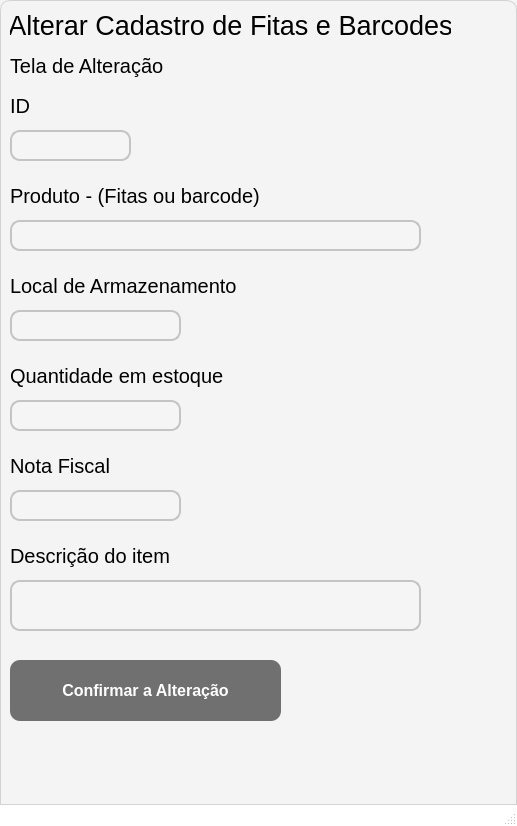
<?xml version="1.0" encoding="UTF-8"?>
<ui version="4.0">
 <class>MainWindow</class>
 <widget class="QMainWindow" name="MainWindow">
  <property name="geometry">
   <rect>
    <x>0</x>
    <y>0</y>
    <width>517</width>
    <height>826</height>
   </rect>
  </property>
  <property name="windowTitle">
   <string>MainWindow</string>
  </property>
  <property name="styleSheet">
   <string notr="true">QMainWindow {
    background-color: #f4f4f4; /* Fundo claro */
    border: 1px solid #d3d3d3; /* Bordas sutis */
    border-radius: 10px; /* Bordas arredondadas */
}

QMenuBar {
    background-color: #ffffff; /* Fundo do menu */
    border-bottom: 1px solid #d3d3d3; /* Linha separadora */
    font-size: 14px;
}

QMenuBar::item {
    padding: 5px 15px;
    background-color: transparent;
}

QMenuBar::item:selected {
    background-color: #e0e0e0; /* Destaque ao passar o mouse */
}

QStatusBar {
    background-color: #ffffff;
    border-top: 1px solid #d3d3d3;
    font-size: 12px;
    color: #606060;
}
</string>
  </property>
  <widget class="QWidget" name="centralwidget">
   <widget class="QLabel" name="label_5">
    <property name="geometry">
     <rect>
      <x>10</x>
      <y>270</y>
      <width>441</width>
      <height>31</height>
     </rect>
    </property>
    <property name="font">
     <font>
      <pointsize>15</pointsize>
     </font>
    </property>
    <property name="text">
     <string>Local de Armazenamento</string>
    </property>
   </widget>
   <widget class="QLabel" name="label_3">
    <property name="geometry">
     <rect>
      <x>10</x>
      <y>90</y>
      <width>441</width>
      <height>31</height>
     </rect>
    </property>
    <property name="font">
     <font>
      <pointsize>15</pointsize>
     </font>
    </property>
    <property name="text">
     <string>ID</string>
    </property>
   </widget>
   <widget class="QLineEdit" name="txtAlterarLocalArmazenamento">
    <property name="geometry">
     <rect>
      <x>10</x>
      <y>310</y>
      <width>171</width>
      <height>31</height>
     </rect>
    </property>
    <property name="font">
     <font>
      <family>Arial</family>
      <pointsize>-1</pointsize>
     </font>
    </property>
    <property name="styleSheet">
     <string notr="true">QLineEdit {
    border: 2px solid #c4c4c4;
    border-radius: 10px;
    padding: 8px;
    font-size: 14px;
    background-color: #f5f5f5;
}
QLineEdit:focus {
    border: 2px solid #6c63ff;
}
</string>
    </property>
   </widget>
   <widget class="QLineEdit" name="txtAlterarProduto">
    <property name="geometry">
     <rect>
      <x>10</x>
      <y>220</y>
      <width>411</width>
      <height>31</height>
     </rect>
    </property>
    <property name="font">
     <font>
      <family>Arial</family>
      <pointsize>-1</pointsize>
     </font>
    </property>
    <property name="styleSheet">
     <string notr="true">QLineEdit {
    border: 2px solid #c4c4c4;
    border-radius: 10px;
    padding: 8px;
    font-size: 14px;
    background-color: #f5f5f5;
}
QLineEdit:focus {
    border: 2px solid #6c63ff;
}
</string>
    </property>
   </widget>
   <widget class="QLineEdit" name="txtAlterarId">
    <property name="geometry">
     <rect>
      <x>10</x>
      <y>130</y>
      <width>121</width>
      <height>31</height>
     </rect>
    </property>
    <property name="font">
     <font>
      <family>Arial</family>
      <pointsize>-1</pointsize>
     </font>
    </property>
    <property name="styleSheet">
     <string notr="true">QLineEdit {
    border: 2px solid #c4c4c4;
    border-radius: 10px;
    padding: 8px;
    font-size: 14px;
    background-color: #f5f5f5;
}
QLineEdit:focus {
    border: 2px solid #6c63ff;
}
</string>
    </property>
   </widget>
   <widget class="QLabel" name="label_4">
    <property name="geometry">
     <rect>
      <x>10</x>
      <y>180</y>
      <width>441</width>
      <height>31</height>
     </rect>
    </property>
    <property name="font">
     <font>
      <pointsize>15</pointsize>
     </font>
    </property>
    <property name="text">
     <string>Produto - (Fitas ou barcode)</string>
    </property>
   </widget>
   <widget class="QLineEdit" name="txtAlterarEstoque">
    <property name="geometry">
     <rect>
      <x>10</x>
      <y>400</y>
      <width>171</width>
      <height>31</height>
     </rect>
    </property>
    <property name="font">
     <font>
      <family>Arial</family>
      <pointsize>-1</pointsize>
     </font>
    </property>
    <property name="styleSheet">
     <string notr="true">QLineEdit {
    border: 2px solid #c4c4c4;
    border-radius: 10px;
    padding: 8px;
    font-size: 14px;
    background-color: #f5f5f5;
}
QLineEdit:focus {
    border: 2px solid #6c63ff;
}
</string>
    </property>
    <property name="text">
     <string/>
    </property>
   </widget>
   <widget class="QLabel" name="label_6">
    <property name="geometry">
     <rect>
      <x>10</x>
      <y>360</y>
      <width>441</width>
      <height>31</height>
     </rect>
    </property>
    <property name="font">
     <font>
      <pointsize>15</pointsize>
     </font>
    </property>
    <property name="text">
     <string>Quantidade em estoque</string>
    </property>
   </widget>
   <widget class="QLabel" name="label_7">
    <property name="geometry">
     <rect>
      <x>10</x>
      <y>10</y>
      <width>441</width>
      <height>31</height>
     </rect>
    </property>
    <property name="font">
     <font>
      <pointsize>20</pointsize>
      <weight>50</weight>
      <bold>false</bold>
     </font>
    </property>
    <property name="text">
     <string>Alterar Cadastro de Fitas e Barcodes</string>
    </property>
    <property name="alignment">
     <set>Qt::AlignCenter</set>
    </property>
   </widget>
   <widget class="QPushButton" name="btnConfirmar">
    <property name="geometry">
     <rect>
      <x>10</x>
      <y>660</y>
      <width>271</width>
      <height>61</height>
     </rect>
    </property>
    <property name="font">
     <font>
      <pointsize>-1</pointsize>
      <weight>75</weight>
      <bold>true</bold>
     </font>
    </property>
    <property name="styleSheet">
     <string notr="true">QPushButton {
    background-color: #707070;
	color: rgb(161, 161, 161);
    border-radius: 10px;
    color: white;
    font-size: 16px;
    padding: 10px;
}
QPushButton:hover {
    background-color: #5a52d4;
}</string>
    </property>
    <property name="text">
     <string>Confirmar a Alteração</string>
    </property>
   </widget>
   <widget class="QLabel" name="label_8">
    <property name="geometry">
     <rect>
      <x>10</x>
      <y>450</y>
      <width>441</width>
      <height>31</height>
     </rect>
    </property>
    <property name="font">
     <font>
      <pointsize>15</pointsize>
     </font>
    </property>
    <property name="text">
     <string>Nota Fiscal</string>
    </property>
   </widget>
   <widget class="QLineEdit" name="txtAlterarNf">
    <property name="geometry">
     <rect>
      <x>10</x>
      <y>490</y>
      <width>171</width>
      <height>31</height>
     </rect>
    </property>
    <property name="font">
     <font>
      <family>Arial</family>
      <pointsize>-1</pointsize>
     </font>
    </property>
    <property name="styleSheet">
     <string notr="true">QLineEdit {
    border: 2px solid #c4c4c4;
    border-radius: 10px;
    padding: 8px;
    font-size: 14px;
    background-color: #f5f5f5;
}
QLineEdit:focus {
    border: 2px solid #6c63ff;
}
</string>
    </property>
    <property name="text">
     <string/>
    </property>
   </widget>
   <widget class="QLabel" name="label_9">
    <property name="geometry">
     <rect>
      <x>10</x>
      <y>540</y>
      <width>441</width>
      <height>31</height>
     </rect>
    </property>
    <property name="font">
     <font>
      <pointsize>15</pointsize>
     </font>
    </property>
    <property name="text">
     <string>Descrição do item</string>
    </property>
   </widget>
   <widget class="QLineEdit" name="txtAlterarDescricao">
    <property name="geometry">
     <rect>
      <x>10</x>
      <y>580</y>
      <width>411</width>
      <height>51</height>
     </rect>
    </property>
    <property name="font">
     <font>
      <family>Arial</family>
      <pointsize>-1</pointsize>
     </font>
    </property>
    <property name="styleSheet">
     <string notr="true">QLineEdit {
    border: 2px solid #c4c4c4;
    border-radius: 10px;
    padding: 8px;
    font-size: 14px;
    background-color: #f5f5f5;
}
QLineEdit:focus {
    border: 2px solid #6c63ff;
}
</string>
    </property>
    <property name="text">
     <string/>
    </property>
   </widget>
   <widget class="QLabel" name="label_10">
    <property name="geometry">
     <rect>
      <x>10</x>
      <y>50</y>
      <width>161</width>
      <height>31</height>
     </rect>
    </property>
    <property name="font">
     <font>
      <pointsize>15</pointsize>
     </font>
    </property>
    <property name="text">
     <string>Tela de Alteração</string>
    </property>
   </widget>
  </widget>
  <widget class="QMenuBar" name="menubar">
   <property name="geometry">
    <rect>
     <x>0</x>
     <y>0</y>
     <width>517</width>
     <height>30</height>
    </rect>
   </property>
  </widget>
  <widget class="QStatusBar" name="statusbar"/>
 </widget>
 <resources/>
 <connections/>
</ui>
